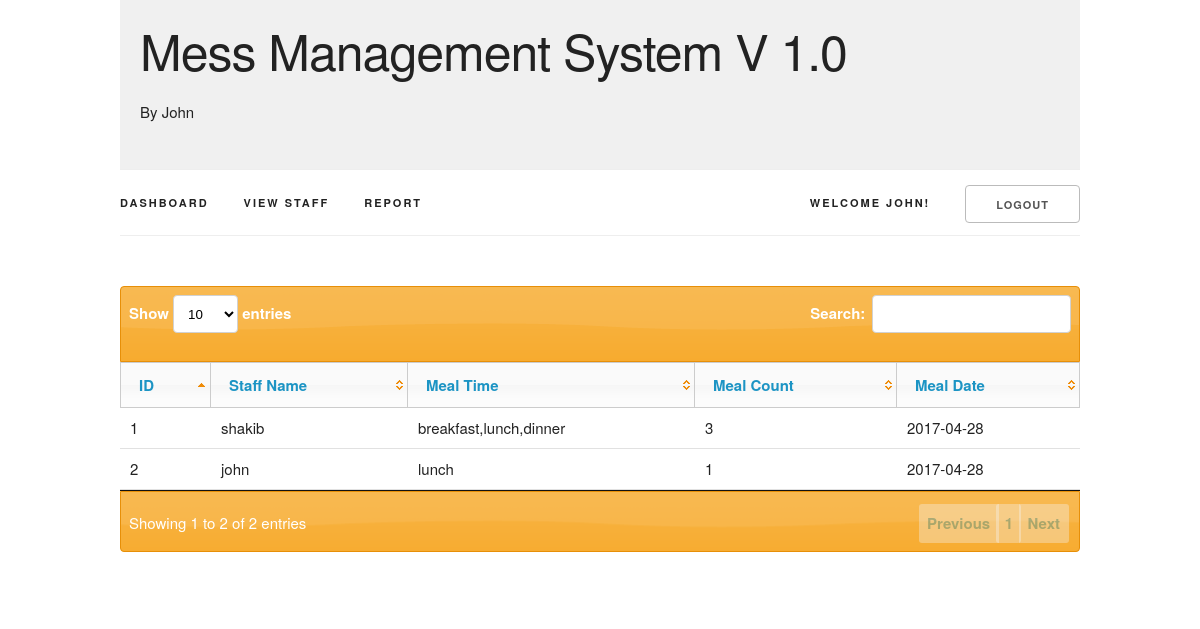
Screenshot of /meal.php (signed in) with the database file from the repository.
### tables this page shows
CREATE TABLE `mm_user_meal` (
  `mm_um_id` int(11) NOT NULL,
  `mm_um_time` varchar(45) NOT NULL,
  `mm_um_user` int(11) NOT NULL,
  `mm_um_date` date NOT NULL
);

CREATE TABLE `mm_user` (
  `mm_user_id` int(11) NOT NULL,
  `mm_user_name` varchar(45) NOT NULL,
  `mm_user_email` varchar(45) NOT NULL,
  `mm_user_mobile` varchar(45) NOT NULL,
  `mm_user_pass` varchar(100) NOT NULL,
  `mm_user_created_at` date NOT NULL,
  `mm_user_role` int(11) NOT NULL,
  `mm_user_status` enum('1','0') NOT NULL
);

### config.php (called while the page is built, shortened)
<?php
function getMealDetails( $con ) {
    $currentUser = $_SESSION['mm_user_id'];
    if ( $_SESSION['mm_user_role'] == 1 )
        $query = "SELECT * FROM mm_user_meal mm LEFT JOIN mm_user mu ON mm.mm_um_user=mu.mm_user_id";
    else
        $query = "SELECT * FROM mm_user_meal mm LEFT JOIN mm_user mu ON mm.mm_um_user=mu.mm_user_id WHERE mu.mm_user_id='$currentUser'";
    $result = mysqli_query( $con, $query );
    return $result;
}

### meal.php (the view, shortened to what this page needs)
<?php
    require 'config.php';
    $con = dbConnect();
    $details = getMealDetails( $con );
?>
<?php require 'header.php' ?>
<?php require 'navbar.php' ?>
<div class="row content">
    <div class="twelve columns">
        <?php if ( isset( $_GET['user'] ) ) : ?>
        <form action="" method="post">
            <label for="meal">Meal Time</label>
            <input type="checkbox" name="meal[]" value="breakfast"> Breakfast
            <input type="checkbox" name="meal[]" value="lunch"> Lunch
            <input type="checkbox" name="meal[]" value="dinner"> Dinner
            <label for="billProvided">Meal Date</label>
            <input class="u-full-width" name="billProvided" type="text" placeholder="Enter date exp:2017-04-30" id="billProvided">
            <input type="hidden" name="userid" value="<?php echo $_GET['user']; ?>">
            <input name="addMeal" type="submit" value="Add Meal">
        </form>
        <?php else : ?>
        <table class="u-full-width" id='mess-tables'>
            <thead>
                <tr>
                    <th>ID</th>
                    <th>Staff Name</th>
                    <th>Meal Time</th>
                    <th>Meal Count</th>
                    <th>Meal Date</th>
                </tr>
            </thead>
            <tbody>
                <?php while ( $row = mysqli_fetch_assoc( $details ) ) : ?>
                <tr>
                    <td><?php echo $row['mm_um_id']; ?></td>
                    <td><?php echo $row['mm_user_name']; ?></td>
                    <td><?php echo $row['mm_um_time']; ?></td>
                    <td><?php $meal = explode( ',', $row['mm_um_time'] ); echo sizeof($meal); ?></td>
                    <td><?php echo $row['mm_um_date']; ?></td>
                </tr>
                <?php endwhile; ?>
            </tbody>
        </table>
        <?php endif; ?>
    </div>
</div>
<?php require 'footer.php' ?>

### assets/css/skeleton.css (style rules this page uses)
.column, .columns { width: 100%; float: left; box-sizing: border-box; }
@media (min-width: 550px) { .column, .columns { margin-left: 4%; } }
@media (min-width: 550px) { .column:first-child, .columns:first-child { margin-left: 0; } }
@media (min-width: 550px) { .twelve.columns { width: 100%; margin-left: 0; } }
html { font-size: 62.5%; }
body { font-size: 1.5em; line-height: 1.6; font-weight: 400; font-family: "Raleway", "HelveticaNeue", "Helvetica Neue", Helvetica, Arial, sans-serif; color: #222; }
th, td { padding: 12px 15px; text-align: left; border-bottom: 1px solid #E1E1E1; }
th:first-child, td:first-child { padding-left: 0; }
th:last-child, td:last-child { padding-right: 0; }
pre, blockquote, dl, figure, table, p, ul, ol, form { margin-bottom: 2.5rem; }
.u-full-width { width: 100%; box-sizing: border-box; }
.container:after, .row:after, .u-cf { content: ""; display: table; clear: both; }

### assets/css/core.css (style rules this page uses)
* { margin: 0px; padding: 0px; }
.content { padding: 50px 0px; }

### rows the page displays
mm_user_meal: mm_um_id "1", mm_um_user.mm_user_name "shakib", mm_um_time "breakfast,lunch,dinner", mm_um_time "3", mm_um_date "2017-04-28"
mm_user_meal: mm_um_id "2", mm_um_user.mm_user_name "john", mm_um_time "lunch", mm_um_time "1", mm_um_date "2017-04-28"

### other values shown
$_SESSION['mm_user_name'] "JOHN"
